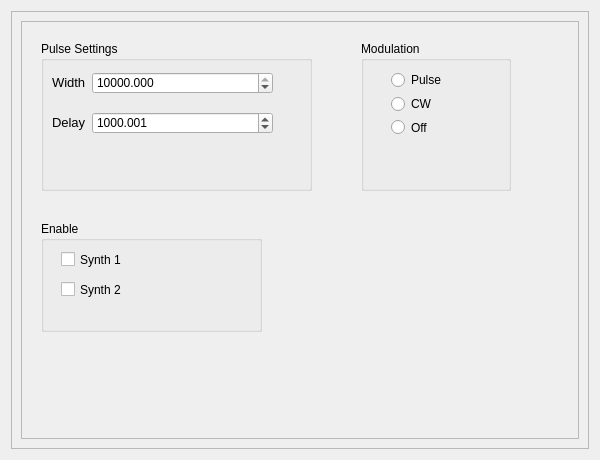
<?xml version="1.0" encoding="UTF-8"?>
<ui version="4.0">
 <class>ControlTab</class>
 <widget class="QWidget" name="ControlTab">
  <property name="geometry">
   <rect>
    <x>0</x>
    <y>0</y>
    <width>600</width>
    <height>460</height>
   </rect>
  </property>
  <property name="windowTitle">
   <string>Form</string>
  </property>
  <layout class="QVBoxLayout" name="verticalLayout_2">
   <item>
    <widget class="QFrame" name="frame">
     <property name="frameShape">
      <enum>QFrame::StyledPanel</enum>
     </property>
     <property name="frameShadow">
      <enum>QFrame::Raised</enum>
     </property>
     <layout class="QHBoxLayout" name="horizontalLayout">
      <item>
       <widget class="QFrame" name="controlTabPanel">
        <property name="frameShape">
         <enum>QFrame::StyledPanel</enum>
        </property>
        <property name="frameShadow">
         <enum>QFrame::Raised</enum>
        </property>
        <property name="lineWidth">
         <number>0</number>
        </property>
        <widget class="QGroupBox" name="groupBox">
         <property name="geometry">
          <rect>
           <x>20</x>
           <y>20</y>
           <width>271</width>
           <height>150</height>
          </rect>
         </property>
         <property name="minimumSize">
          <size>
           <width>250</width>
           <height>150</height>
          </size>
         </property>
         <property name="title">
          <string>Pulse Settings</string>
         </property>
         <widget class="QWidget" name="">
          <property name="geometry">
           <rect>
            <x>11</x>
            <y>31</y>
            <width>221</width>
            <height>22</height>
           </rect>
          </property>
          <layout class="QFormLayout" name="formLayout">
           <item row="0" column="0">
            <widget class="QLabel" name="label">
             <property name="maximumSize">
              <size>
               <width>50</width>
               <height>16777215</height>
              </size>
             </property>
             <property name="text">
              <string>&lt;html&gt;&lt;head/&gt;&lt;body&gt;&lt;p&gt;&lt;span style=&quot; font-size:10pt;&quot;&gt;Width&lt;/span&gt;&lt;/p&gt;&lt;/body&gt;&lt;/html&gt;</string>
             </property>
            </widget>
           </item>
           <item row="0" column="1">
            <widget class="QDoubleSpinBox" name="pulseWidth">
             <property name="decimals">
              <number>3</number>
             </property>
             <property name="maximum">
              <double>10000.000000000000000</double>
             </property>
             <property name="value">
              <double>10000.000000000000000</double>
             </property>
            </widget>
           </item>
          </layout>
         </widget>
         <widget class="QWidget" name="">
          <property name="geometry">
           <rect>
            <x>11</x>
            <y>71</y>
            <width>221</width>
            <height>22</height>
           </rect>
          </property>
          <layout class="QFormLayout" name="formLayout_2">
           <item row="0" column="0">
            <widget class="QLabel" name="label_2">
             <property name="maximumSize">
              <size>
               <width>50</width>
               <height>16777215</height>
              </size>
             </property>
             <property name="text">
              <string>&lt;html&gt;&lt;head/&gt;&lt;body&gt;&lt;p&gt;&lt;span style=&quot; font-size:10pt;&quot;&gt;Delay&lt;/span&gt;&lt;/p&gt;&lt;/body&gt;&lt;/html&gt;</string>
             </property>
            </widget>
           </item>
           <item row="0" column="1">
            <widget class="QDoubleSpinBox" name="pulseDelay">
             <property name="decimals">
              <number>3</number>
             </property>
             <property name="maximum">
              <double>10000.000000000000000</double>
             </property>
             <property name="value">
              <double>1000.000999999999976</double>
             </property>
            </widget>
           </item>
          </layout>
         </widget>
        </widget>
        <widget class="QGroupBox" name="groupBox_2">
         <property name="geometry">
          <rect>
           <x>20</x>
           <y>200</y>
           <width>221</width>
           <height>111</height>
          </rect>
         </property>
         <property name="title">
          <string>Enable</string>
         </property>
         <widget class="QCheckBox" name="EnableSynth1">
          <property name="geometry">
           <rect>
            <x>20</x>
            <y>30</y>
            <width>70</width>
            <height>17</height>
           </rect>
          </property>
          <property name="text">
           <string>Synth 1</string>
          </property>
         </widget>
         <widget class="QCheckBox" name="EnableSynth2">
          <property name="geometry">
           <rect>
            <x>20</x>
            <y>60</y>
            <width>70</width>
            <height>17</height>
           </rect>
          </property>
          <property name="text">
           <string>Synth 2</string>
          </property>
         </widget>
        </widget>
        <widget class="QGroupBox" name="groupBox_3">
         <property name="geometry">
          <rect>
           <x>340</x>
           <y>20</y>
           <width>150</width>
           <height>150</height>
          </rect>
         </property>
         <property name="minimumSize">
          <size>
           <width>150</width>
           <height>150</height>
          </size>
         </property>
         <property name="maximumSize">
          <size>
           <width>150</width>
           <height>150</height>
          </size>
         </property>
         <property name="title">
          <string>Modulation</string>
         </property>
         <widget class="QWidget" name="">
          <property name="geometry">
           <rect>
            <x>30</x>
            <y>30</y>
            <width>91</width>
            <height>65</height>
           </rect>
          </property>
          <layout class="QVBoxLayout" name="verticalLayout_4">
           <item>
            <widget class="QRadioButton" name="modulationPulse">
             <property name="text">
              <string>Pulse</string>
             </property>
            </widget>
           </item>
           <item>
            <widget class="QRadioButton" name="modulationCW">
             <property name="text">
              <string>CW</string>
             </property>
            </widget>
           </item>
           <item>
            <widget class="QRadioButton" name="modulationOff">
             <property name="text">
              <string>Off</string>
             </property>
            </widget>
           </item>
          </layout>
         </widget>
        </widget>
       </widget>
      </item>
     </layout>
    </widget>
   </item>
  </layout>
 </widget>
 <resources/>
 <connections/>
</ui>
